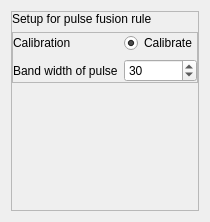
              <widget class="QWidget" name="page_setup_4">
               <layout class="QVBoxLayout" name="verticalLayout_17">
                <item>
                 <widget class="QFrame" name="frame_21">
                  <property name="frameShape">
                   <enum>QFrame::StyledPanel</enum>
                  </property>
                  <property name="frameShadow">
                   <enum>QFrame::Raised</enum>
                  </property>
                  <layout class="QVBoxLayout" name="verticalLayout_16">
                   <property name="leftMargin">
                    <number>0</number>
                   </property>
                   <property name="topMargin">
                    <number>0</number>
                   </property>
                   <property name="rightMargin">
                    <number>0</number>
                   </property>
                   <property name="bottomMargin">
                    <number>0</number>
                   </property>
                   <item>
                    <widget class="QLabel" name="label_18">
                     <property name="text">
                      <string>Setup for pulse fusion rule</string>
                     </property>
                    </widget>
                   </item>
                   <item>
                    <widget class="QFrame" name="frame_22">
                     <property name="frameShape">
                      <enum>QFrame::StyledPanel</enum>
                     </property>
                     <property name="frameShadow">
                      <enum>QFrame::Raised</enum>
                     </property>
                     <layout class="QGridLayout" name="gridLayout_3" columnstretch="1,1">
                      <property name="leftMargin">
                       <number>0</number>
                      </property>
                      <property name="topMargin">
                       <number>0</number>
                      </property>
                      <property name="rightMargin">
                       <number>0</number>
                      </property>
                      <property name="bottomMargin">
                       <number>0</number>
                      </property>
                      <item row="0" column="0">
                       <widget class="QLabel" name="label_44">
                        <property name="text">
                         <string>Calibration</string>
                        </property>
                       </widget>
                      </item>
                      <item row="0" column="1">
                       <widget class="QRadioButton" name="radioButton">
                        <property name="text">
                         <string>Calibrate</string>
                        </property>
                        <property name="checked">
                         <bool>true</bool>
                        </property>
                       </widget>
                      </item>
                      <item row="1" column="0">
                       <widget class="QLabel" name="label_61">
                        <property name="text">
                         <string>Band width of pulse</string>
                        </property>
                       </widget>
                      </item>
                      <item row="1" column="1">
                       <widget class="QSpinBox" name="spinBox_bwidth_pulse">
                        <property name="maximum">
                         <number>10000000</number>
                        </property>
                        <property name="value">
                         <number>30</number>
                        </property>
                       </widget>
                      </item>
                     </layout>
                    </widget>
                   </item>
                   <item>
                    <spacer name="verticalSpacer_6">
                     <property name="orientation">
                      <enum>Qt::Vertical</enum>
                     </property>
                     <property name="sizeHint" stdset="0">
                      <size>
                       <width>20</width>
                       <height>127</height>
                      </size>
                     </property>
                    </spacer>
                   </item>
                  </layout>
                 </widget>
                </item>
               </layout>
              </widget>
